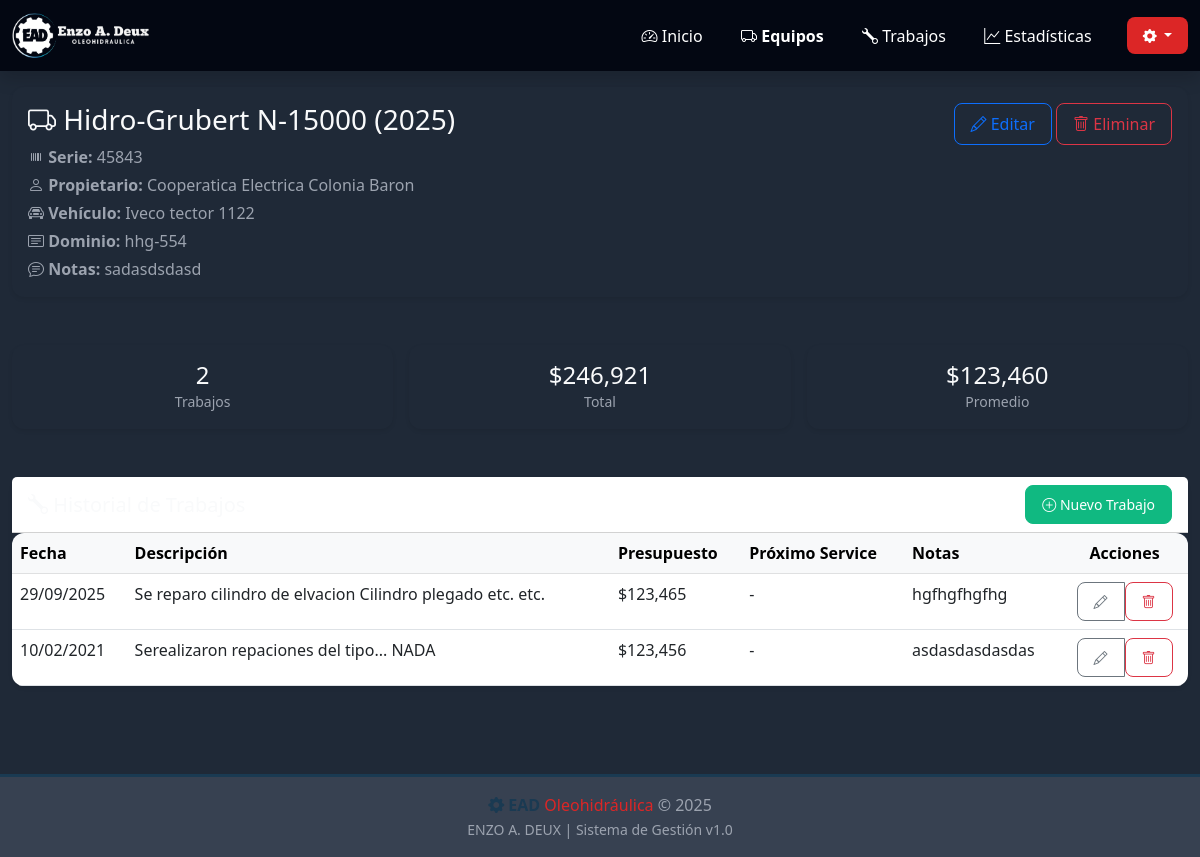
The page /equipo/1 on the database as committed earlier.
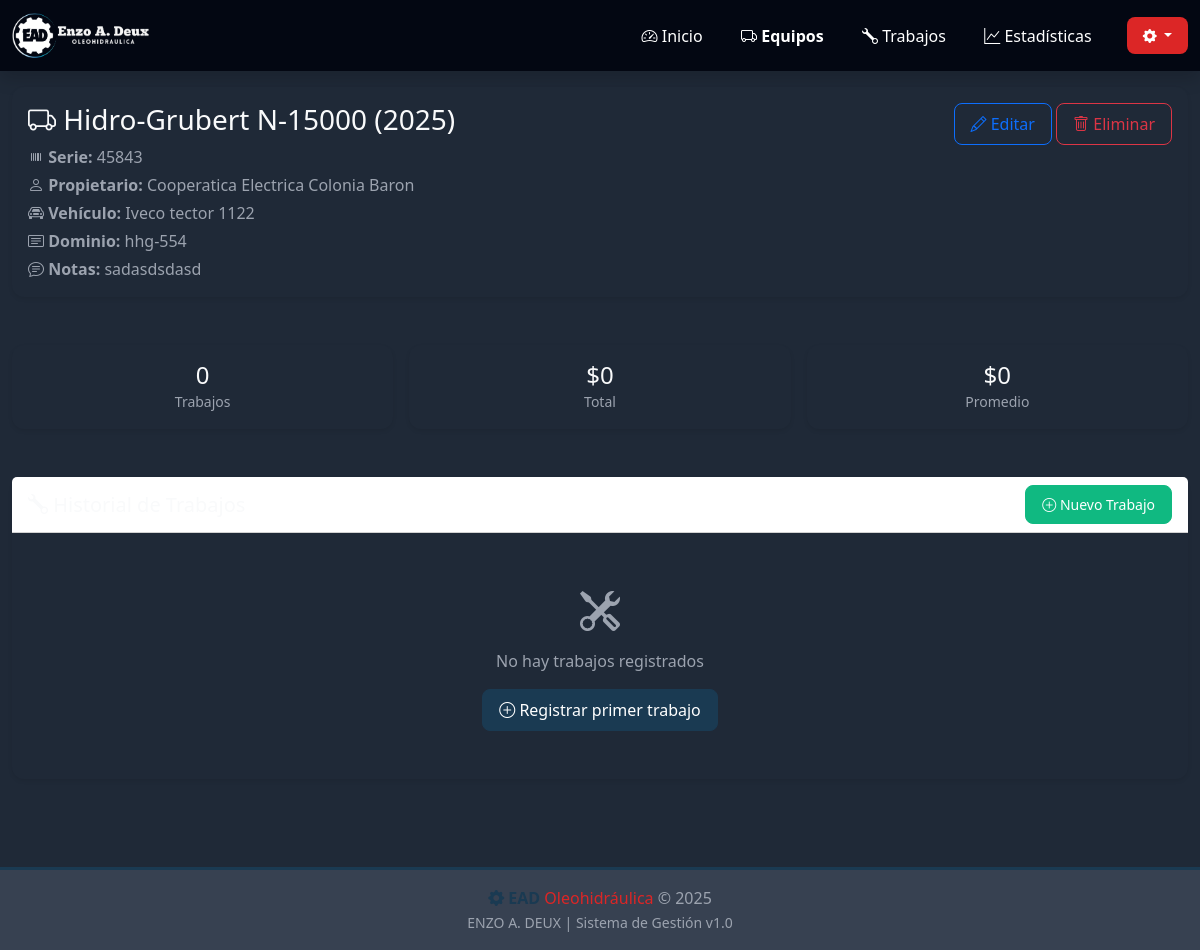
The same page on the database as committed later.
### app_web.py (models this page shows)
class BaseModel(Model):
    class Meta:
        database = db

class Equipment(BaseModel):
    marca = CharField()
    modelo = CharField()
    anio = IntegerField()
    n_serie = CharField()
    propietario = CharField(null=True)
    vehiculo = CharField(null=True)
    dominio = CharField(null=True)
    notes = TextField(null=True)

class Job(BaseModel):
    equipment = ForeignKeyField(Equipment, backref='jobs', on_delete='CASCADE')
    date_done = DateField()
    description = TextField()
    budget = FloatField(default=0.0)
    next_service_days = IntegerField(null=True)
    next_service_date = DateField(null=True)
    notes = TextField(null=True)

### app_web.py (the view)
@app.route('/equipo/<int:equipo_id>')
def equipo_detail(equipo_id):
    equipo = Equipment.get_by_id(equipo_id)
    trabajos = Job.select().where(Job.equipment == equipo).order_by(Job.date_done.desc())
    trabajos_list = []
    total_gastado = 0
    for job in trabajos:
        trabajos_list.append({
            'id': job.id,
            'date': job.date_done.strftime('%d/%m/%Y'),
            'description': job.description,
            'budget': job.budget,
            'next_service': job.next_service_date.strftime('%d/%m/%Y') if job.next_service_date else '-',
            'notes': job.notes or ''
        })
        total_gastado += job.budget
    promedio = total_gastado / len(trabajos_list) if trabajos_list else 0
    return render_template('equipo_detail.html',
                         equipo=equipo,
                         trabajos=trabajos_list,
                         total_gastado=total_gastado,
                         promedio=promedio)

### templates/equipo_detail.html (shortened to what this page needs)
{% extends "base.html" %}
{% block content %}
<div class="animate-slide">
    <div class="row mb-4">
        <div class="col-12">
            <div class="card">
                <div class="card-body">
                    <div class="d-flex justify-content-between align-items-start flex-wrap">
                        <div>
                            <h3 class="mb-2">
                                <i class="bi bi-truck"></i> {{ equipo.marca }} {{ equipo.modelo }} ({{ equipo.anio }})
                            </h3>
                            <div class="text-muted">
                                <p class="mb-1"><i class="bi bi-upc"></i> <strong>Serie:</strong> {{ equipo.n_serie }}</p>
                                {% if equipo.propietario %}
                                <p class="mb-1"><i class="bi bi-person"></i> <strong>Propietario:</strong> {{ equipo.propietario }}</p>
                                {% endif %}
                                {% if equipo.vehiculo %}
                                <p class="mb-1"><i class="bi bi-car-front"></i> <strong>Vehículo:</strong> {{ equipo.vehiculo }}</p>
                                {% endif %}
                                {% if equipo.dominio %}
                                <p class="mb-1"><i class="bi bi-card-text"></i> <strong>Dominio:</strong> {{ equipo.dominio }}</p>
                                {% endif %}
                                {% if equipo.notes %}
                                <p class="mb-0"><i class="bi bi-chat-text"></i> <strong>Notas:</strong> {{ equipo.notes }}</p>
                                {% endif %}
                            </div>
                        </div>
                        <div class="mt-3 mt-md-0">
                            <a href="/equipo/{{ equipo.id }}/editar" class="btn btn-outline-primary">
                                <i class="bi bi-pencil"></i> Editar
                            </a>
                            <button class="btn btn-outline-danger" onclick="confirmarEliminar()">
                                <i class="bi bi-trash"></i> Eliminar
                            </button>
                        </div>
                    </div>
                </div>
            </div>
        </div>
    </div>
    <div class="row g-3 mb-4">
        <div class="col-4">
            <div class="card text-center">
                <div class="card-body">
                    <h4 class="mb-0">{{ trabajos|length }}</h4>
                    <small class="text-muted">Trabajos</small>
                </div>
            </div>
        </div>
        <div class="col-4">
            <div class="card text-center">
                <div class="card-body">
                    <h4 class="mb-0">${{ "{:,.0f}".format(total_gastado) }}</h4>
                    <small class="text-muted">Total</small>
                </div>
            </div>
        </div>
        <div class="col-4">
            <div class="card text-center">
                <div class="card-body">
                    <h4 class="mb-0">${{ "{:,.0f}".format(promedio) }}</h4>
                    <small class="text-muted">Promedio</small>
                </div>
            </div>
        </div>
    </div>
    <div class="row">
        <div class="col-12">
            <div class="card">
                <div class="card-header bg-white d-flex justify-content-between align-items-center">
                    <h5 class="mb-0">
                        <i class="bi bi-wrench"></i> Historial de Trabajos
                    </h5>
                    <a href="/trabajo/nuevo/{{ equipo.id }}" class="btn btn-sm btn-success">
                        <i class="bi bi-plus-circle"></i> Nuevo Trabajo
                    </a>
                </div>
                <div class="card-body p-0">
                    {% if trabajos %}
                    <div class="d-none d-md-block table-responsive">
                        <table class="table table-hover mb-0">
                            <thead class="table-light">
                                <tr>
                                    <th>Fecha</th>
                                    <th>Descripción</th>
                                    <th>Presupuesto</th>
                                    <th>Próximo Service</th>
                                    <th>Notas</th>
                                    <th class="text-center">Acciones</th>
                                </tr>
                            </thead>
                            <tbody>
                                {% for trabajo in trabajos %}
                                <tr>
                                    <td>{{ trabajo.date }}</td>
                                    <td>{{ trabajo.description }}</td>
                                    <td>${{ "{:,.0f}".format(trabajo.budget) }}</td>
                                    <td>{{ trabajo.next_service }}</td>
                                    <td>{{ trabajo.notes if trabajo.notes else '-' }}</td>
                                    <td class="text-center">
                                        <div class="btn-group">
                                            <a href="/trabajo/{{ trabajo.id }}/editar"
                                               class="btn btn-sm btn-outline-secondary">
                                                <i class="bi bi-pencil"></i>
                                            </a>
                                            <form method="post" action="/trabajo/{{ trabajo.id }}/eliminar"
                                                  onsubmit="return confirm('¿Eliminar este trabajo?')"
                                                  style="display: inline;">
                                                <button type="submit" class="btn btn-sm btn-outline-danger">
                                                    <i class="bi bi-trash"></i>
                                                </button>
                                            </form>
                                        </div>
                                    </td>
                                </tr>
                                {% endfor %}
                            </tbody>
                        </table>
                    </div>
                    {% else %}
                    <div class="text-center py-5 text-muted">
                        <i class="bi bi-tools fs-1"></i>
                        <p class="mt-2">No hay trabajos registrados</p>
                        <a href="/trabajo/nuevo/{{ equipo.id }}" class="btn btn-primary">
                            <i class="bi bi-plus-circle"></i> Registrar primer trabajo
                        </a>
                    </div>
                    {% endif %}
                </div>
            </div>
        </div>
    </div>
</div>
{% endblock %}

### templates/base.html (shortened to what this page needs)
<!DOCTYPE html>
<html lang="es">
<head>
    <link href="https://cdn.jsdelivr.net/npm/bootstrap@5.3.0/dist/css/bootstrap.min.css" rel="stylesheet">
    <link rel="stylesheet" href="https://cdn.jsdelivr.net/npm/bootstrap-icons@1.11.0/font/bootstrap-icons.css">
</head>
<body>
    <nav class="navbar navbar-expand-lg navbar-dark shadow" style="background-color: var(--dark-color);">
        <div class="container-fluid">
            <a class="navbar-brand d-flex align-items-center" href="/">
                <img src="{{ url_for('static', filename='img/EAD negro (snf) apaisado.png') }}"
                     alt="EAD Oleohidráulica - ENZO A. DEUX"
                     height="45"
                     style="max-width: 200px;"
                     class="me-2">
            </a>
            <div class="d-none d-lg-flex ms-auto align-items-center">
                <a class="nav-link px-3 text-white {{ 'fw-bold' if request.endpoint == 'index' else '' }}" href="/">
                    <i class="bi bi-speedometer2"></i> Inicio
                </a>
                <a class="nav-link px-3 text-white {{ 'fw-bold' if request.endpoint and 'equipo' in request.endpoint else '' }}" href="/equipos">
                    <i class="bi bi-truck"></i> Equipos
                </a>
                <a class="nav-link px-3 text-white {{ 'fw-bold' if request.endpoint and 'trabajo' in request.endpoint else '' }}" href="/trabajos">
                    <i class="bi bi-wrench"></i> Trabajos
                </a>
                <a class="nav-link px-3 text-white {{ 'fw-bold' if request.endpoint == 'estadisticas' else '' }}" href="/estadisticas">
                    <i class="bi bi-graph-up"></i> Estadísticas
                </a>
                <div class="dropdown ms-3">
                    <button class="btn btn-sm dropdown-toggle"
                            style="background-color: var(--ead-red); color: white; border: none;"
                            data-bs-toggle="dropdown">
                        <i class="bi bi-gear-fill"></i>
                    </button>
                </div>
            </div>
        </div>
    </nav>
    <main class="container-fluid py-3">
        {% block content %}{% endblock %}
    </main>
    <footer class="text-center py-3 mt-5" style="background-color: var(--light-gray); border-top: 3px solid var(--ead-blue);">
        <div class="container">
            <div>
                <i class="bi bi-gear-fill" style="color: var(--ead-blue);"></i>
                <strong style="color: var(--ead-blue);">EAD</strong>
                <span style="color: var(--ead-red);">Oleohidráulica</span>
                <span class="text-muted">© 2025</span>
            </div>
            <small class="text-muted">ENZO A. DEUX | Sistema de Gestión v1.0</small>
        </div>
    </footer>
</body>
</html>

### templates/base.html (style rules this page uses)
:root { --ead-blue: #1a3a52; --ead-red: #dc2626; --ead-light-blue: #06b6d4; --primary-color: #1a3a52; --secondary-color: #dc2626; --accent-color: #06b6d4; --success-color: #10b981; --danger-color: #ef4444; --warning-color: #f59e0b; --info-color: #06b6d4; --dark-color: #0f2942; --light-gray: #f3f4f6; --bg-color: #ffffff; --bg-secondary: #f8fafc; --text-color: #1f2937; --text-muted: #6b7280; --border-color: #e5e7eb; --card-bg: #ffffff; --navbar-bg: var(--dark-color); --sidebar-bg: var(--dark-color); }
[data-theme="dark"] { --bg-color: #111827; --bg-secondary: #1f2937; --text-color: #f9fafb; --text-muted: #9ca3af; --border-color: #374151; --card-bg: #1f2937; --navbar-bg: #030712; --sidebar-bg: #030712; --light-gray: #374151; }
* { transition: background-color 0.3s ease, color 0.3s ease, border-color 0.3s ease; }
body { background-color: var(--bg-secondary); color: var(--text-color); min-height: 100vh; }
.card { background-color: var(--card-bg); color: var(--text-color); border-color: var(--border-color); }
.navbar { background-color: var(--navbar-bg) !important; }
.text-muted { color: var(--text-muted) !important; }
.navbar { backdrop-filter: blur(10px); transition: all 0.3s; }
.navbar-brand { font-size: 1.3rem; transition: transform 0.2s; }
.nav-link { position: relative; transition: all 0.3s; border-radius: 0.5rem; margin: 0 0.2rem; }
.card { border: none; box-shadow: 0 2px 4px rgba(0,0,0,0.08); border-radius: 0.75rem; margin-bottom: 1.5rem; transition: all 0.3s; }
.btn { border-radius: 0.5rem; padding: 0.5rem 1rem; transition: all 0.3s; font-weight: 500; }
.btn-primary { background-color: var(--primary-color); border-color: var(--primary-color); }
.btn-success { background-color: var(--success-color); border-color: var(--success-color); }
.animate-slide { animation: slideIn 0.4s ease-out; }

Rows that differ between the two databases and show on the page:
removed Job: date "29/09/2025", description "Se reparo cilindro de elvacion Cilindro plegado etc. etc.", budget "123,465", next_service "-", notes "hgfhgfhgfhg"
removed Job: date "10/02/2021", description "Serealizaron repaciones del tipo... NADA", budget "123,456", next_service "-", notes "asdasdasdasdas"
Other text that changed with them:
{{ trabajos|length }}: "2" → "0"
{{ "{:,.0f}".format(total_gastado) }}: "246,921" → "0"
{{ "{:,.0f}".format(promedio) }}: "123,460" → "0"
text no longer shown: "Fecha Descripción Presupuesto Próximo Service Notas Acciones"
text now shown: "No hay trabajos registrados Registrar primer trabajo"
